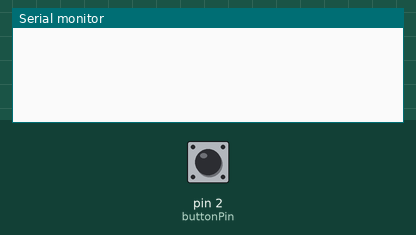
This sketch was run on a simulated Arduino Uno, built with avr-gcc and run on an emulated ATmega328P. Parts: the last lines printed to the serial monitor. Inputs (shaded band) come from the test bench; at power-on: pin 2 (buttonPin) LOW.

Above: at 1.2 s.
1.3 s: pin 2 (buttonPin) pulled HIGH for 0.15 s
At 2.0 s:
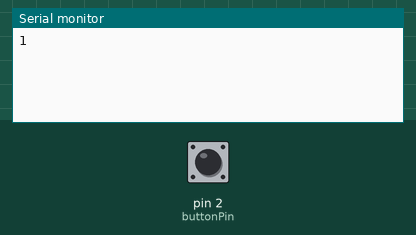
2.9 s: pin 2 (buttonPin) pulled HIGH for 1 s
At 4.8 s:
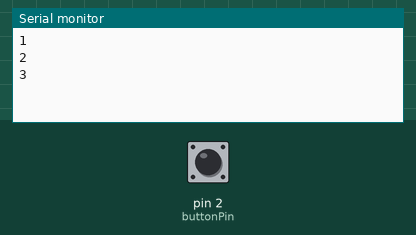
5.4 s: pin 2 (buttonPin) pulled HIGH for 0.15 s
At 6.3 s:
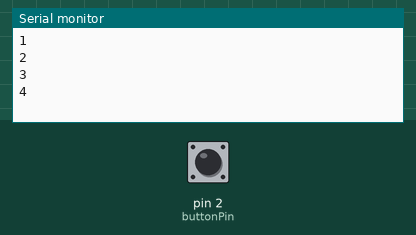
Timing chart, 0 to 8.4 s (numbered marks = the images above; inputs shaded):
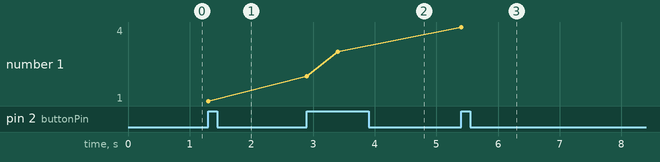

Measured:
- after the input at 1.3 s, the serial monitor: prints a new line at once (image 1)
- after the input at 2.9 s, the serial monitor: prints a new line at once (image 2)
- after the input at 5.4 s, the serial monitor: prints a new line at once (image 3)
- plotted number 1: 1 → 3 after the input at 2.9 s, 3 → 4 after the input at 5.4 s

The sketch:

8_Button_Press_Counter.ino
```cpp
// -------------------------------------------------------
// Program: Button Press Counter
// Description: This program counts how many times a button
// connected to pin 2 is pressed and displays the count
// on the Serial Monitor.
//
// Each button press increments the counter by 1.
// -------------------------------------------------------

int buttonPin = 2;  // Pin where button is connected
int count = 0;      // Variable to store press count

void setup() {
  pinMode(buttonPin, INPUT);  // Set button pin as input
  Serial.begin(9600);         // Start serial communication
}

void loop() {
  if (digitalRead(buttonPin) == HIGH) {  // Check if button is pressed
    count++;                             // Increment count
    Serial.println(count);               // Print count to Serial Monitor
    delay(500);                          // Debounce delay to avoid multiple counts
  }
}
```
